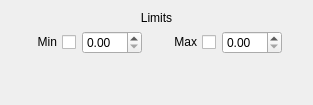
                     <widget class="QWidget" name="page">
                      <layout class="QVBoxLayout" name="verticalLayout_29">
                       <item>
                        <widget class="QLabel" name="label_23">
                         <property name="font">
                          <font>
                           <weight>50</weight>
                           <bold>false</bold>
                          </font>
                         </property>
                         <property name="text">
                          <string>Limits</string>
                         </property>
                         <property name="alignment">
                          <set>Qt::AlignCenter</set>
                         </property>
                        </widget>
                       </item>
                       <item>
                        <layout class="QHBoxLayout" name="horizontalLayout_13" stretch="1,0,1,0,0,1,1">
                         <item>
                          <spacer name="horizontalSpacer_10">
                           <property name="orientation">
                            <enum>Qt::Horizontal</enum>
                           </property>
                           <property name="sizeType">
                            <enum>QSizePolicy::Expanding</enum>
                           </property>
                           <property name="sizeHint" stdset="0">
                            <size>
                             <width>20</width>
                             <height>20</height>
                            </size>
                           </property>
                          </spacer>
                         </item>
                         <item>
                          <widget class="QCheckBox" name="checkBox">
                           <property name="layoutDirection">
                            <enum>Qt::RightToLeft</enum>
                           </property>
                           <property name="text">
                            <string>Min</string>
                           </property>
                          </widget>
                         </item>
                         <item>
                          <widget class="QDoubleSpinBox" name="doubleSpinBox">
                           <property name="maximumSize">
                            <size>
                             <width>60</width>
                             <height>16777215</height>
                            </size>
                           </property>
                           <property name="prefix">
                            <string/>
                           </property>
                           <property name="maximum">
                            <double>1000000.000000000000000</double>
                           </property>
                          </widget>
                         </item>
                         <item>
                          <spacer name="horizontalSpacer_19">
                           <property name="orientation">
                            <enum>Qt::Horizontal</enum>
                           </property>
                           <property name="sizeType">
                            <enum>QSizePolicy::Expanding</enum>
                           </property>
                           <property name="sizeHint" stdset="0">
                            <size>
                             <width>20</width>
                             <height>20</height>
                            </size>
                           </property>
                          </spacer>
                         </item>
                         <item>
                          <widget class="QCheckBox" name="checkBox_2">
                           <property name="layoutDirection">
                            <enum>Qt::RightToLeft</enum>
                           </property>
                           <property name="text">
                            <string>Max</string>
                           </property>
                          </widget>
                         </item>
                         <item>
                          <widget class="QDoubleSpinBox" name="doubleSpinBox_2">
                           <property name="maximumSize">
                            <size>
                             <width>60</width>
                             <height>16777215</height>
                            </size>
                           </property>
                           <property name="prefix">
                            <string/>
                           </property>
                           <property name="maximum">
                            <double>1000000.000000000000000</double>
                           </property>
                          </widget>
                         </item>
                         <item>
                          <spacer name="horizontalSpacer_11">
                           <property name="orientation">
                            <enum>Qt::Horizontal</enum>
                           </property>
                           <property name="sizeType">
                            <enum>QSizePolicy::Expanding</enum>
                           </property>
                           <property name="sizeHint" stdset="0">
                            <size>
                             <width>20</width>
                             <height>20</height>
                            </size>
                           </property>
                          </spacer>
                         </item>
                        </layout>
                       </item>
                       <item>
                        <spacer name="verticalSpacer_5">
                         <property name="orientation">
                          <enum>Qt::Vertical</enum>
                         </property>
                         <property name="sizeHint" stdset="0">
                          <size>
                           <width>20</width>
                           <height>40</height>
                          </size>
                         </property>
                        </spacer>
                       </item>
                      </layout>
                     </widget>
